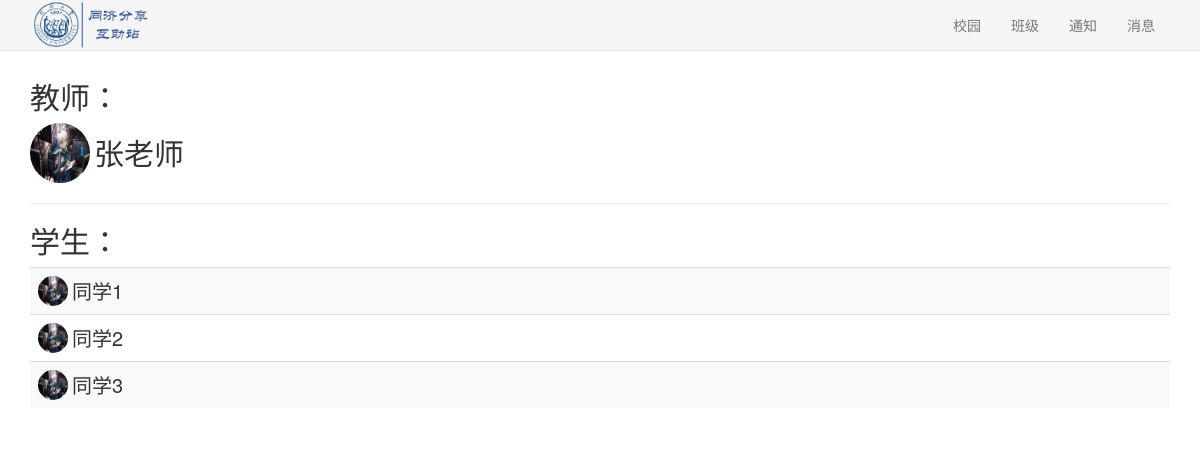
The page /myclass/1 (signed in) on the database its author committed.
### sql.py (models this page shows, shortened)
class User(UserMixin,db.Model):
    id = db.Column(db.Integer, primary_key=True)  # 主键，学号
    name = db.Column(db.String(20))  # 名字
    password=db.Column(db.String(128)) #密码
    intro=db.Column(db.Text)#个人介绍
    auth=db.Column(db.String(20))#权限
    dormitory=db.Column(db.String(20))#宿舍名
    class_id = db.Column(db.Integer, db.ForeignKey('class_room.id'))#对应的班级
    user_post=db.relationship('post',backref='user_post')#发的帖子
    user_post_comments = db.relationship('post_comment', backref='user_post_comments')#发的评论
    user_notice = db.relationship('notice', backref='user_post')  # 发的帖子
    user_chat_room = db.relationship("chatroom", secondary=user_room,backref=db.backref('user_create', lazy="dynamic")) # 用户对应的聊天室

### apps/basic.py (the view)
@basicbp.route('/myclass/<class_id>')
def show_class_numbers(class_id):
    if (current_user.is_authenticated==False):
        return redirect(url_for("basic.login"))
    teacher,classroom=sql.get_user_class(class_id)
    teacher_name=""
    student_id=[]
    student_name=[]
    for i in classroom:
        if i.id!=teacher:
            student_id.append(i.id)
            student_name.append(i.name)
        else:
            teacher_name=i.name
    return render_template("classroom.html",teacher_id=teacher
                           ,teacher_name=teacher_name
                           ,student_id=student_id
                           ,student_name=student_name
                           ,user_id=current_user.id)

### sql.py (called while the page is built)
@login_manager.user_loader
def load_user(user_id):  # 创建用户加载回调函数，接受用户 ID 作为参数
    user = User.query.get(int(user_id))  # 用 ID 作为 User 模型的 主键查询对应的用户
    return user

def get_user_class(class_id):
    classroom=class_room.query.get(class_id)
    user_list=classroom.user_in_class
    return classroom.teacher_in_class,user_list

### apps/templates/classroom.html (shortened to what this page needs)
<!DOCTYPE html>
<html lang="en">
<head>
    <link rel="stylesheet" href="{{ url_for('static', filename='css/bootstrap.min.css') }}">
    <link href="{{ url_for('static', filename='css/minecss.css') }}" rel="stylesheet">
</head>
<body>
{% include "common/header.html" %}
<div class="container">
    <h2>教师：</h2>
    <img class="img-circle" style="width:60px;height:60px;"
         src="{{ url_for('static', filename='images/roy.jpg') }}"/>
    <span style="vertical-align:middle;font-size: 30px">{{teacher_name}}</span>
    <hr>
    <table class="table table-striped">
        <thead>
        <h2>学生：</h2>
        </thead>
        <tbody>
        {% for name in student_name %}
        <tr>
            <td>
                <img class="img-circle" style="width:30px;height:30px;"
                     src="{{ url_for('static', filename='images/roy.jpg') }}"/>
                <span style="vertical-align:middle;font-size: 20px">{{name}}</span>
            </td>
        </tr>
        {% endfor %}
        </tbody>
    </table>
</div>
</body>
</html>

### rows shown on the page
User: name "张老师"
User: name "同学1"
User: name "同学2"
User: name "同学3"
